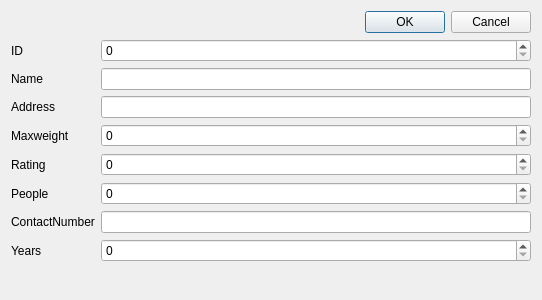
<?xml version="1.0" encoding="UTF-8"?>
<ui version="4.0">
 <class>EditDialog</class>
 <widget class="QDialog" name="EditDialog">
  <property name="geometry">
   <rect>
    <x>0</x>
    <y>0</y>
    <width>542</width>
    <height>300</height>
   </rect>
  </property>
  <property name="maximumSize">
   <size>
    <width>16777215</width>
    <height>300</height>
   </size>
  </property>
  <property name="windowTitle">
   <string notr="true">Dialog</string>
  </property>
  <layout class="QVBoxLayout" name="verticalLayout">
   <item>
    <widget class="QDialogButtonBox" name="buttonBox">
     <property name="orientation">
      <enum>Qt::Horizontal</enum>
     </property>
     <property name="standardButtons">
      <set>QDialogButtonBox::Cancel|QDialogButtonBox::Ok</set>
     </property>
    </widget>
   </item>
   <item>
    <layout class="QFormLayout" name="formLayout">
     <item row="0" column="0">
      <widget class="QLabel" name="iDLabel">
       <property name="text">
        <string>ID</string>
       </property>
      </widget>
     </item>
     <item row="0" column="1">
      <widget class="QSpinBox" name="iDSpinBox"/>
     </item>
     <item row="1" column="0">
      <widget class="QLabel" name="nameLabel">
       <property name="text">
        <string>Name</string>
       </property>
      </widget>
     </item>
     <item row="1" column="1">
      <widget class="QLineEdit" name="nameLineEdit"/>
     </item>
     <item row="2" column="0">
      <widget class="QLabel" name="addressLabel">
       <property name="text">
        <string>Address</string>
       </property>
      </widget>
     </item>
     <item row="2" column="1">
      <widget class="QLineEdit" name="addressLineEdit"/>
     </item>
     <item row="3" column="0">
      <widget class="QLabel" name="maxweightLabel">
       <property name="text">
        <string>Maxweight</string>
       </property>
      </widget>
     </item>
     <item row="3" column="1">
      <widget class="QSpinBox" name="maxweightSpinBox"/>
     </item>
     <item row="4" column="0">
      <widget class="QLabel" name="ratingLabel">
       <property name="text">
        <string>Rating</string>
       </property>
      </widget>
     </item>
     <item row="4" column="1">
      <widget class="QSpinBox" name="ratingSpinBox"/>
     </item>
     <item row="5" column="0">
      <widget class="QLabel" name="peopleLabel">
       <property name="text">
        <string>People</string>
       </property>
      </widget>
     </item>
     <item row="5" column="1">
      <widget class="QSpinBox" name="peopleSpinBox"/>
     </item>
     <item row="6" column="0">
      <widget class="QLabel" name="contactNumberLabel">
       <property name="text">
        <string>ContactNumber</string>
       </property>
      </widget>
     </item>
     <item row="6" column="1">
      <widget class="QLineEdit" name="contactNumberLineEdit"/>
     </item>
     <item row="7" column="0">
      <widget class="QLabel" name="yearsLabel">
       <property name="text">
        <string>Years</string>
       </property>
      </widget>
     </item>
     <item row="7" column="1">
      <widget class="QSpinBox" name="yearsSpinBox"/>
     </item>
    </layout>
   </item>
  </layout>
 </widget>
 <resources/>
 <connections>
  <connection>
   <sender>buttonBox</sender>
   <signal>accepted()</signal>
   <receiver>EditDialog</receiver>
   <slot>accept()</slot>
   <hints>
    <hint type="sourcelabel">
     <x>248</x>
     <y>254</y>
    </hint>
    <hint type="destinationlabel">
     <x>157</x>
     <y>274</y>
    </hint>
   </hints>
  </connection>
  <connection>
   <sender>buttonBox</sender>
   <signal>rejected()</signal>
   <receiver>EditDialog</receiver>
   <slot>reject()</slot>
   <hints>
    <hint type="sourcelabel">
     <x>316</x>
     <y>260</y>
    </hint>
    <hint type="destinationlabel">
     <x>286</x>
     <y>274</y>
    </hint>
   </hints>
  </connection>
 </connections>
</ui>
